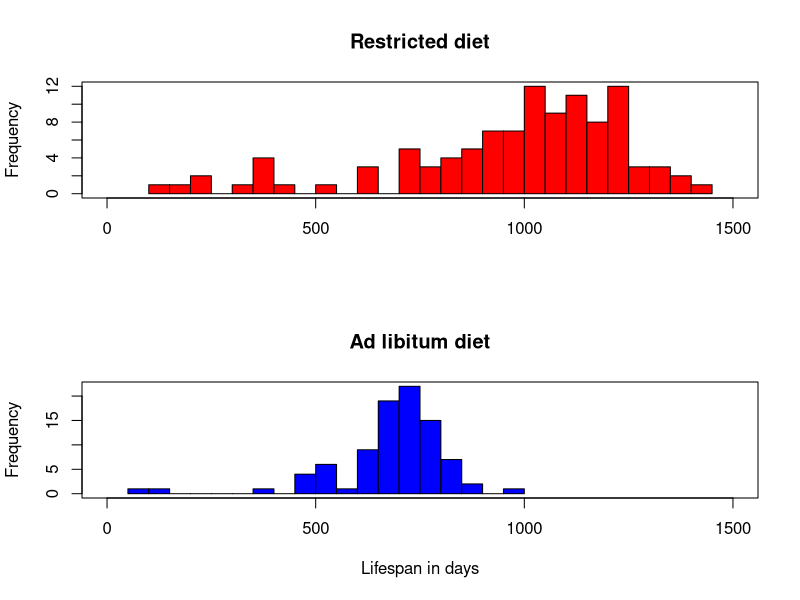
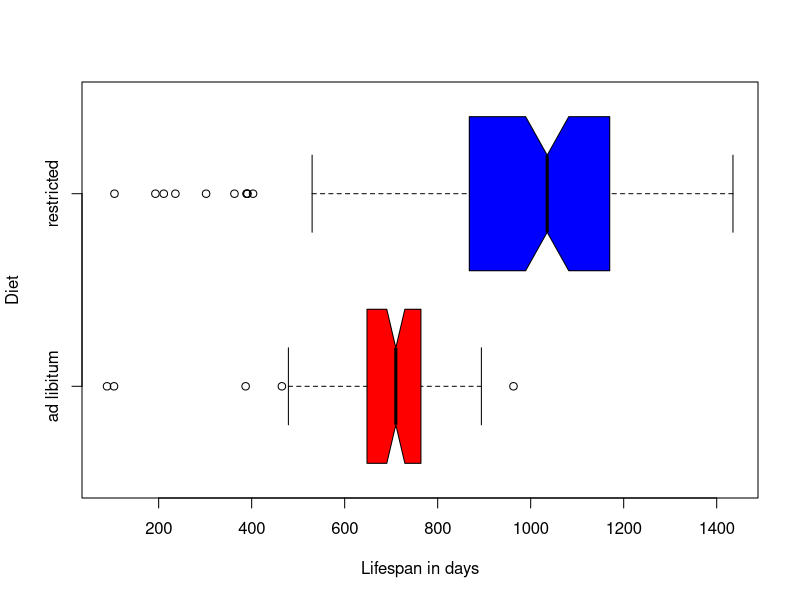
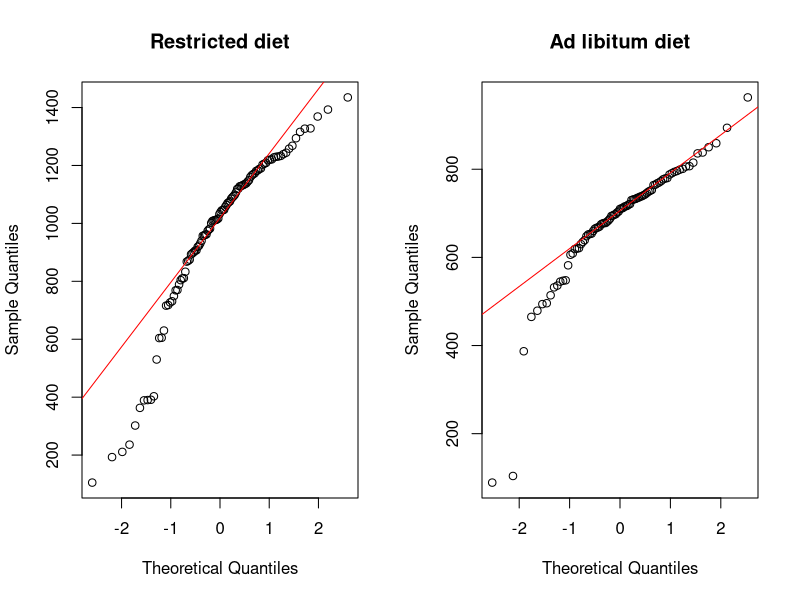
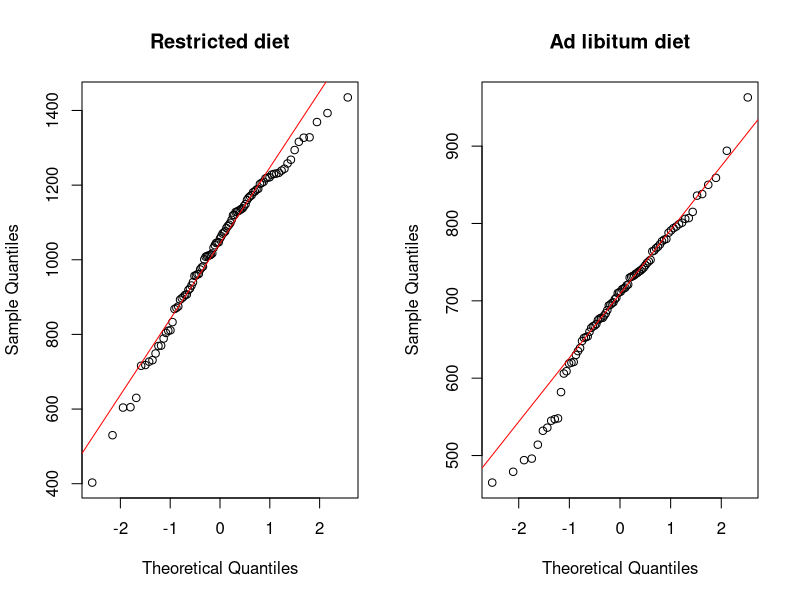

The R script that drew these images, in order:
## ---- chunk 1
rats <- read.table("rats.txt", sep="\t", header=T)
x1   <- subset(rats, diet == "restricted")$lifespan
x2   <- subset(rats, diet == "ad libitum")$lifespan
## ---- chunk 2
par(mfrow=c(2,1))
hist(x1, xlim=c(0,1500), breaks=20, col="red",  xlab="", main="Restricted diet")
box()
hist(x2, xlim=c(0,1500), breaks=20, col="blue", xlab="Lifespan in days", main="Ad libitum diet")
box()
## ---- chunk 3
par(mfrow=c(1,1))
boxplot(rats$lifespan~rats$diet, col=c("red", "blue"), notch=T, horizontal=T, xlab="Lifespan in days", ylab="Diet")
## ---- chunk 4
par(mfrow=c(1,2))
qqnorm(x1, main="Restricted diet")
qqline(x1, col="red")

qqnorm(x2, main="Ad libitum diet")
qqline(x2, col="red")

shapiro.test(x1)
shapiro.test(x2)
## ---- chunk 5
x1c <- x1[x1>=400]
x2c <- x2[x2>=400]
## ---- chunk 6
par(mfrow=c(1,2))
qqnorm(x1c, main="Restricted diet")
qqline(x1c, col="red")

qqnorm(x2c, main="Ad libitum diet")
qqline(x2c, col="red")

shapiro.test(x1c)
shapiro.test(x2c)
## ---- chunk 7
t.test(x1c, x2c, alternative = "greater")
## ---- chunk 8
t.test(x1c, x2c, alternative = "two.sided")
## ---- chunk 9
t.test(x1, x2, alternative = "greater")
t.test(x1, x2, alternative = "two.sided")
